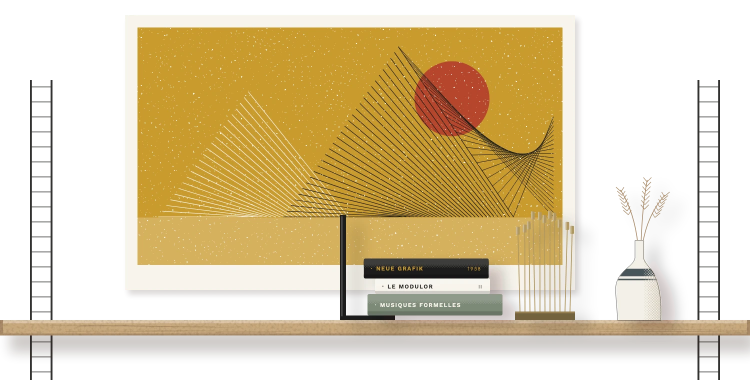
#> input picture v19/assets/shelf.webp, 1500 x 760 px, found by its file name (shown at 1/2 size)
$ python comp_shelf3.py
#> lines starting #> are read from the running program, lines starting #| are printed output that depends on the picture
import os as _os; UTIL = _os.path.normpath(_os.path.join(_os.path.dirname(_os.path.abspath(__file__)), '..')); REPO = _os.path.dirname(UTIL)
from PIL import Image, ImageDraw
A=REPO + '/v21/assets/'
S=6; TOP=32
sh=Image.open(A+'shelf.webp')
#> sh is the input picture: PIL image 1500x760 RGBA; mean R, G, B, A 103.4, 85.2, 48.8, 132.9
bg=Image.new('RGBA',(sh.width+40,sh.height+40),(86,118,143,255)); bg.alpha_composite(sh,(20,20))
#> after `bg = Image.new('RGBA', (sh.width + 40, sh.height + 40), (86, 118, 143,`:
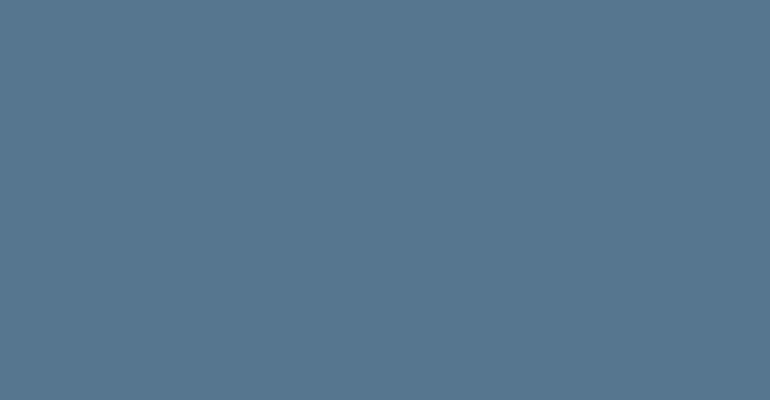
#> bg: PIL image 1540x800 RGBA (shown at 1/2 size); mean R, G, B, A 86, 118, 143, 255
#> after `bg.alpha_composite(sh, (20, 20))`:
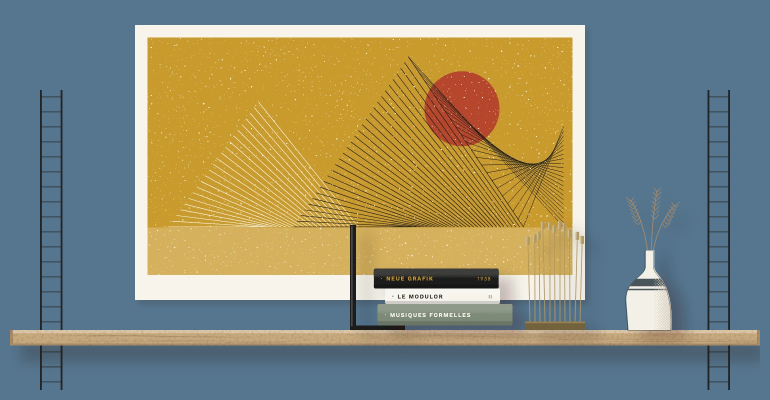
#> bg: PIL image 1540x800 RGBA (shown at 1/2 size); mean R, G, B, A 136.8, 137.7, 117.7, 255
def put(im,xu,bottom_u=96):
    bg.alpha_composite(im,(20+int(xu*S),20+int((TOP+bottom_u)*S)-im.height))
x=26
for i,w in ((1,32),(2,29),(3,30.5)):
#> (the run stopped early here; a loop or call above may not have finished)

$ run again, with v19/assets/coding-form.webp copied over v19/assets/shelf.webp
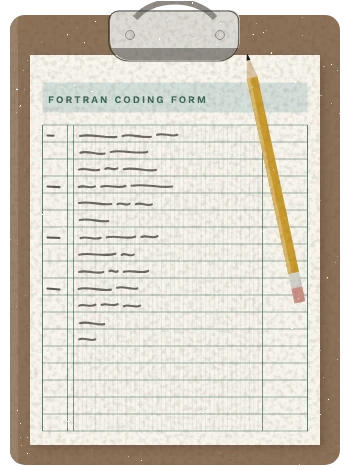
#> input picture v19/assets/coding-form.webp, 350 x 470 px, found by its file name
#> sh is the input picture: PIL image 350x470 RGBA; mean R, G, B, A 193.9, 188.2, 176.2, 231.1
#> `bg.alpha_composite(sh, (20, 20))`:
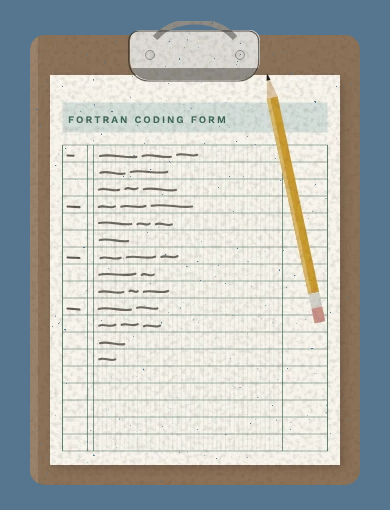
#> bg: PIL image 390x510 RGBA; mean R, G, B, A 177.7, 181.2, 177.7, 255
